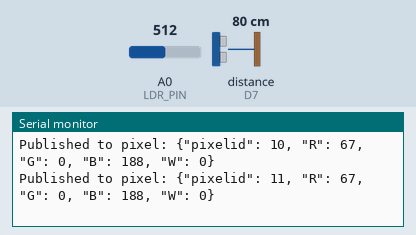
This sketch was run on a simulated Arduino MKR. Shown: the last lines printed to the serial monitor. Wiring (inferred from the names in the program): ultrasonic range finder: trigger D6; echo D7. Inputs (shaded band) come from the test bench; at power-on: distance to the obstacle (sensor on D7) 80 cm, A0 (LDR_PIN) = 512. The echo pulse lasts 58.3 µs per cm; WiFi joins after 1.5 s; servers stay silent unless stated; no MQTT or app messages arrive unless stated; not simulated (calls return 0 or success): arduino_secrets.h.

Above: at 8.7 s.
8.8 s: distance to the obstacle (sensor on D7) set to 2 cm
At 9.5 s:
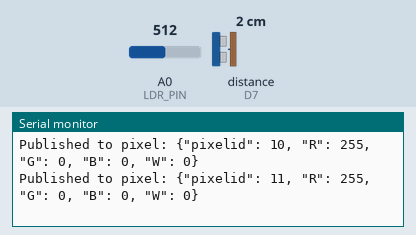
10.3 s: A0 (LDR_PIN) set to 716
11.8 s: distance to the obstacle (sensor on D7) set to 35 cm
At 12.6 s:
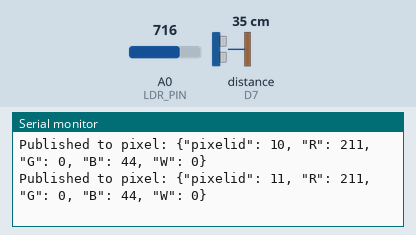
13.3 s: A0 (LDR_PIN) set to 900
Timing chart, 0 to 15.8 s (numbered marks = the images above; inputs shaded):
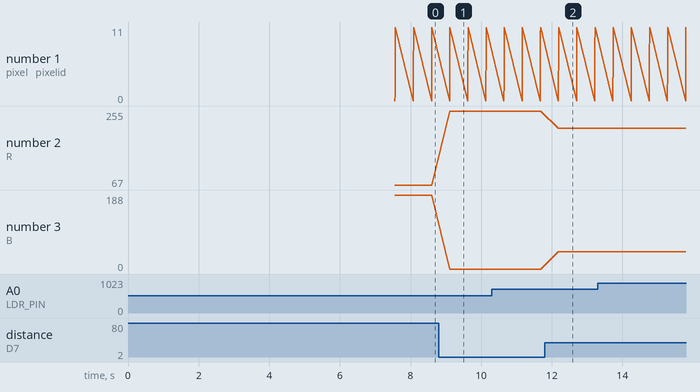

Measured:
- after the input at 8.8 s, the serial monitor: prints a new line after 0.31 s (image 1)
- after the input at 11.8 s, the serial monitor: prints a new line after 0.39 s (image 2)
- plotted number 2: 67 → 255 after the input at 8.8 s, 255 → 211 after the input at 11.8 s
- plotted number 3: 0 → 44 after the input at 11.8 s

The sketch:

sketch_cefinal2.ino
```cpp
#include <WiFiNINA.h>
#include <PubSubClient.h>
#include "arduino_secrets.h"

// Wi-Fi and MQTT credentials
const char* ssid = SECRET_SSID;
const char* password = SECRET_PASS;
const char* mqtt_server = "mqtt.cetools.org";
const int mqtt_port = 1884;
const char* mqtt_username = SECRET_MQTTUSER;
const char* mqtt_password = SECRET_MQTTPASS;

// MQTT topics
const char* mqtt_topic_brightness = "student/CASA0014/light/6/brightness/";
const char* mqtt_topic_pixels = "student/CASA0014/light/6/pixel/";

// Sensor pins
#define LDR_PIN A0        // 光敏电阻引脚
#define TRIG_PIN 6        // 超声波Trig引脚
#define ECHO_PIN 7        // 超声波Echo引脚

WiFiClient wifiClient;
PubSubClient client(wifiClient);

void setup() {
  Serial.begin(115200);
  delay(1000);

  // Configure sensor pins
  pinMode(TRIG_PIN, OUTPUT);
  pinMode(ECHO_PIN, INPUT);

  // Connect to Wi-Fi
  WiFi.setHostname("MKR1010_Controller");
  connectToWiFi();

  // Set MQTT server
  client.setServer(mqtt_server, mqtt_port);
  Serial.println("Setup complete");
}

void loop() {
  // Ensure connection to MQTT broker
  if (!client.connected()) {
    reconnectMQTT();
  }

  // Ensure connection to Wi-Fi
  if (WiFi.status() != WL_CONNECTED) {
    connectToWiFi();
  }

  // Process incoming MQTT messages
  client.loop();

  // Control brightness using LDR
  controlBrightness();

  // Control color and number of LEDs using distance
  controlLightPattern();

  delay(500); // Small delay to avoid overwhelming the MQTT broker
}

void connectToWiFi() {
  while (WiFi.status() != WL_CONNECTED) {
    Serial.print("Connecting to Wi-Fi: ");
    Serial.println(ssid);
    WiFi.begin(ssid, password);
    delay(5000);
  }
  Serial.print("Connected to Wi-Fi. IP Address: ");
  Serial.println(WiFi.localIP());
}

void reconnectMQTT() {
  while (!client.connected()) {
    Serial.print("Connecting to MQTT broker...");
    if (client.connect("MKR1010_Client", mqtt_username, mqtt_password)) {
      Serial.println("connected");
    } else {
      Serial.print("failed, rc=");
      Serial.print(client.state());
      Serial.println(" try again in 5 seconds");
      delay(5000);
    }
  }
}

void controlBrightness() {
  int ldrValue = analogRead(LDR_PIN); // 读取光敏电阻值
  Serial.print("LDR: ");
  Serial.println(ldrValue);
  int brightness = map(ldrValue, 1023, 0, 0, 255); // 将光敏值映射到亮度范围

  // 构建亮度消息
  char mqtt_message[50];
  sprintf(mqtt_message, "{\"brightness\": %d}", brightness);

  // 发布亮度到 MQTT
  client.publish(mqtt_topic_brightness, mqtt_message);

  Serial.print("Published brightness: ");
  Serial.println(brightness);
}

void controlLightPattern() {
  float distance = measureDistance(); // 测量距离
  int numLEDs = map(distance, 0, 120, 12, 0); // 距离映射到灯的数量（假设灯环有12个灯）
  numLEDs = constrain(numLEDs, 0, 12);      // 确保数量在范围内

  // 根据距离改变颜色（蓝-远，红-近）
  char mqtt_message[100];
  for (int i = 0; i < 12; i++) {
    int r, g, b;

    if (distance <= 30) {
      // 距离小于30cm时完全红色
      r = 255;
      g = 0;
      b = 0;
    } else {
      // 颜色渐变：距离远时偏蓝，近时偏红
      r = map(distance, 20, 100, 255, 0);
      g = 0;
      b = map(distance, 20, 100, 0, 255);
    }

    sprintf(mqtt_message, "{\"pixelid\": %d, \"R\": %d, \"G\": %d, \"B\": %d, \"W\": 0}", i, r, g, b);
    client.publish(mqtt_topic_pixels, mqtt_message);

    Serial.print("Published to pixel: ");
    Serial.println(mqtt_message);
  }
}

float measureDistance() {
  // 超声波测距
  digitalWrite(TRIG_PIN, LOW);
  delayMicroseconds(2);
  digitalWrite(TRIG_PIN, HIGH);
  delayMicroseconds(10);
  digitalWrite(TRIG_PIN, LOW);

  long duration = pulseIn(ECHO_PIN, HIGH);
  float distance = (duration * 0.034) / 2.0; // 转换为厘米
  return distance;
  Serial.println(distance);
}
```
